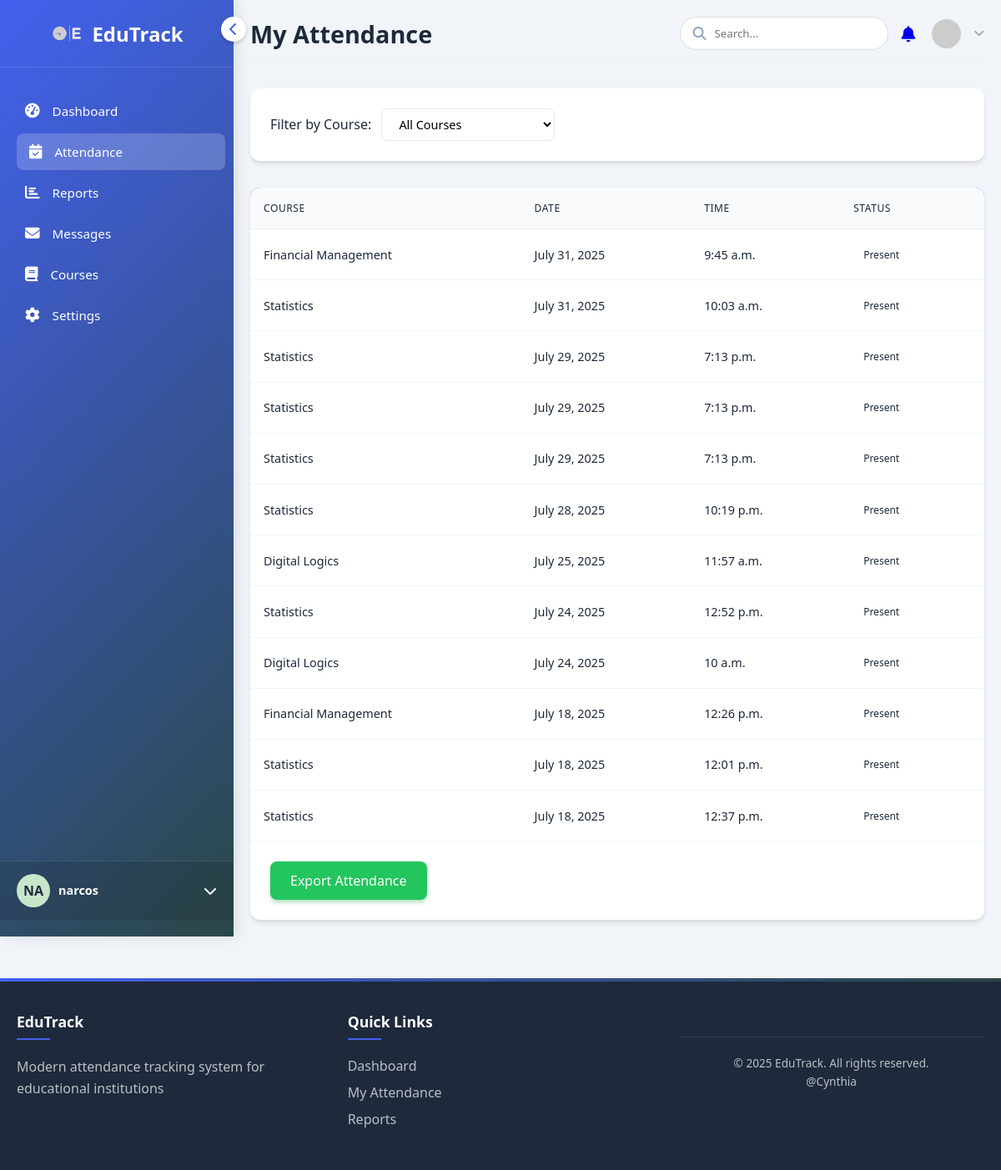
Page /attendance/ (signed in) on the committed database.
### dashboard/models.py (models this page shows, shortened)
class Attendance(models.Model):
    STATUS_CHOICES = [
        ('present', 'Present'),
        ('late', 'Late'),
        ('absent', 'Absent'),
    ]
    student = models.ForeignKey(User, on_delete=models.CASCADE)
    course = models.ForeignKey(Course, on_delete=models.CASCADE)
    session = models.ForeignKey(ClassSession, on_delete=models.CASCADE, null=True, blank=True)
    date = models.DateField()
    time = models.TimeField()
    status = models.CharField(max_length=10, choices=STATUS_CHOICES)
    reason = models.TextField(blank=True, null=True)
    created_at = models.DateTimeField(auto_now_add=True)
    class Meta:
        unique_together = ('student', 'course', 'date', 'time')
        ordering = ['-created_at']

class Course(models.Model):
    name = models.CharField(max_length=100)
    code = models.CharField(max_length=10, unique=True)
    description = models.TextField(blank=True)
    teacher = models.ForeignKey(
        User, on_delete=models.CASCADE, null=True, blank=True, limit_choices_to={'profile__role': 'TEACHER'}, related_name='courses_taught'
    )
    students = models.ManyToManyField(
        User, related_name='courses_enrolled', blank=True,
        limit_choices_to={'profile__role': 'STUDENT'}
    )

### dashboard/views.py (the view)
# urls.py: path('attendance/', views.attendance_list, name='attendance_list'),
@login_required
def attendance_list(request):
    role = request.user.profile.role
    if role == 'STUDENT':
        courses = request.user.courses_enrolled.all()
    elif role == 'TEACHER':
        courses = Course.objects.filter(teacher=request.user)
    else:
        courses = Course.objects.all()
    selected_course = request.GET.get('course')
    if selected_course:
        sessions = ClassSession.objects.filter(course_id=selected_course)
    else:
        sessions = ClassSession.objects.filter(course__in=courses)
    if role == 'STUDENT':
        attendances = Attendance.objects.filter(student=request.user, course__in=courses)
    else:
        attendances = Attendance.objects.filter(course__in=courses)
    return render(request, 'dashboard/attendance_list.html', {
        'courses': courses,
        'selected_course': selected_course,
        'attendances': attendances,
    })

### dashboard/templates/dashboard/attendance_list.html (shortened to what this page needs)
{% extends "dashboard/base.html" %}
{% block page_title %}My Attendance{% endblock %}
{% block content %}
<div class="filter-bar">
    <form method="get">
        <label for="course">Filter by Course:</label>
        <select name="course" id="course" onchange="this.form.submit()">
            <option value="">All Courses</option>
        </select>
    </form>
</div>
<div class="table-responsive">
    <table>
        <thead>
            <tr>
                <th>Course</th>
                <th>Date</th>
                <th>Time</th>
                <th>Status</th>
            </tr>
        </thead>
        <tbody>
            {% for attendance in attendances %}
                <tr>
                    <td>{{ attendance.course.name }}</td>
                    <td>{{ attendance.date }}</td>
                    <td>{{ attendance.time }}</td>
                    <td>
                        <span class="status-badge
                            ">
                            {{ attendance.get_status_display }}
                        </span>
                    </td>
                </tr>
            {% empty %}
                <tr><td colspan="4">No attendance records found.</td></tr>
            {% endfor %}
        </tbody>
    </table>
    <a href="{% url 'export_attendance' %}" class="btn btn-success">
        Export Attendance
    </a>
</div>
{% endblock %}

### dashboard/templates/dashboard/base.html (shortened to what this page needs)
<!DOCTYPE html>
<html lang="en">
<head>
    {% load static %}
    <link rel="stylesheet" href="https://cdnjs.cloudflare.com/ajax/libs/font-awesome/6.4.0/css/all.min.css">
</head>
<body>
    <div class="container">
        <div class="sidebar" id="sidebar">
            <div class="toggle-sidebar" id="toggleSidebar">
                <i class="fas fa-chevron-left"></i>
            </div>
            <div class="logo">
                <img src="{% static 'dashboard/logo-.png' %}" alt="Logo">
                <h1>EduTrack</h1>
            </div>
            <div class="menu">
                <a href="{% url 'dashboard' %}" class="menu-item {% if request.resolver_match.url_name == 'dashboard' %}active{% endif %}">
                    <i class="fas fa-tachometer-alt"></i>
                    <span>Dashboard</span>
                </a>
                <a href="{% url 'attendance_list' %}" class="menu-item {% if request.resolver_match.url_name == 'attendance_list' %}active{% endif %}">
                    <i class="fas fa-calendar-check"></i>
                    <span>Attendance</span>
                </a>
                <a href="{% url 'reports' %}" class="menu-item {% if request.resolver_match.url_name == 'reports' %}active{% endif %}">
                    <i class="fas fa-chart-bar"></i>
                    <span>Reports</span>
                </a>
                <a href="{% url 'messages' %}" class="menu-item {% if request.resolver_match.url_name == 'messages' %}active{% endif %}">
                    <i class="fas fa-envelope"></i>
                    <span>Messages</span>
                </a>
                <a href="{% url 'courses' %}" class="menu-item {% if request.resolver_match.url_name == 'courses' %}active{% endif %}">
                    <i class="fas fa-book"></i>
                    <span>Courses</span>
                </a>
                <a href="{% url 'settings' %}" class="menu-item {% if request.resolver_match.url_name == 'settings' %}active{% endif %}">
                    <i class="fas fa-cog"></i>
                    <span>Settings</span>
                </a>
            </div>
            <div class="user-profile">
                <div class="user-avatar">
                    {% if request.user.get_full_name %}
                        {{ request.user.get_full_name|slice:":2"|upper }}
                    {% else %}
                        {{ request.user.username|slice:":2"|upper }}
                    {% endif %}
                </div>
                <div class="user-info">
                    <div class="user-name">{{ request.user.get_full_name|default:request.user.username }}</div>
                </div>
                <i class="fas fa-chevron-down"></i>
            </div>
        </div>
        <div class="main-content" id="mainContent">
            <div class="header">
                <h1 class="page-title">{% block page_title %}{% endblock %}</h1>
                <div class="header-actions">
                  <div>
                    <form method="GET" action="{% url 'search_results' %}" class="search-bar">
                        <i class="fas fa-search"></i>
                        <input
                            type="text"
                            name="q"
                            placeholder="Search..."
                            value="{{ request.GET.q }}"
                            required
                        >
                    </form>
                  </div>
                    <div class="notification-bell">
                        <a href="{% url 'view_notifications' %}">
                            <i class="fas fa-bell"></i>
                        </a>
                    </div>
                    <div class="user-dropdown">
                        <img src="https://via.placeholder.com/35" alt="User">
                        <i class="fas fa-chevron-down"></i>
                    </div>
                </div>
            </div>
            {% block content %}{% endblock %}
        </div>
    </div>
{% block show_footer %}
<footer class="attendance-footer">
    <div class="footer-content">
        <div class="footer-section">
            <h4>EduTrack</h4>
            <p>Modern attendance tracking system for educational institutions</p>
        </div>
        <div class="footer-section">
            <h4>Quick Links</h4>
            <ul>
                <li><a href="{% url 'dashboard' %}">Dashboard</a></li>
                <li><a href="{% url 'attendance_list' %}">My Attendance</a></li>
                <li><a href="{% url 'reports' %}">Reports</a></li>
            </ul>
        </div>
        <div class="footer-section">
            <p class="copyright">&copy; {% now "Y" %} EduTrack. All rights reserved.<br>@Cynthia </p>
        </div>
    </div>
</footer>
{% endblock %}
</body>
</html>

### dashboard/templates/dashboard/attendance_list.html (style rules this page uses)
:root { --primary: #4361ee; --primary-light: #eef2ff; --success: #22c55e; --warning: #f59e0b; --danger: #ef4444; --dark: #1e293b; --light: #f8fafc; --gray: #94a3b8; }
body { font-family: 'Inter', sans-serif; background-color: #f1f5f9; color: var(--dark); }
.filter-bar { background: white; padding: 1.5rem; border-radius: 12px; box-shadow: 0 4px 6px -1px rgba(0, 0, 0, 0.1), 0 2px 4px -1px rgba(0, 0, 0, 0.06); margin-bottom: 2rem; transition: all 0.3s ease; }
.filter-bar label { font-weight: 500; margin-right: 0.5rem; color: var(--dark); }
.filter-bar select { padding: 0.5rem 1rem; border-radius: 8px; border: 1px solid #e2e8f0; background-color: white; font-size: 0.9rem; transition: all 0.3s ease; cursor: pointer; }
.table-responsive { background: white; border-radius: 12px; overflow: hidden; box-shadow: 0 4px 6px -1px rgba(0, 0, 0, 0.1), 0 2px 4px -1px rgba(0, 0, 0, 0.06); transition: transform 0.3s ease; }
table { width: 100%; border-collapse: collapse; }
thead { background-color: var(--primary); color: white; }
th { padding: 1rem; text-align: left; font-weight: 500; text-transform: uppercase; font-size: 0.75rem; letter-spacing: 0.05em; }
td { padding: 1rem; border-bottom: 1px solid #f1f5f9; font-size: 0.9rem; }
tbody tr { transition: all 0.2s ease; }
.status-badge { display: inline-block; padding: 0.35rem 0.75rem; border-radius: 9999px; font-size: 0.75rem; font-weight: 500; text-transform: capitalize; animation: fadeIn 0.5s ease; }
.btn { display: inline-block; padding: 0.75rem 1.5rem; background-color: var(--success); color: white; text-decoration: none; border-radius: 8px; font-weight: 500; margin: 1.5rem; transition: all 0.3s ease; box-shadow: 0 4px 6px -1px rgba(22, 163, 74, 0.3), 0 2px 4px -1px rgba(22, 163, 74, 0.1); }

### rows in the picture
Attendance: course.name "Financial Management", date "July 31, 2025", time "9:45 a.m.", status "Present"
Attendance: course.name "Statistics", date "July 31, 2025", time "10:03 a.m.", status "Present"
Attendance: course.name "Statistics", date "July 29, 2025", time "7:13 p.m.", status "Present"
Attendance: course.name "Statistics", date "July 29, 2025", time "7:13 p.m.", status "Present"
Attendance: course.name "Statistics", date "July 29, 2025", time "7:13 p.m.", status "Present"
Attendance: course.name "Statistics", date "July 28, 2025", time "10:19 p.m.", status "Present"
Attendance: course.name "Digital Logics", date "July 25, 2025", time "11:57 a.m.", status "Present"
Attendance: course.name "Statistics", date "July 24, 2025", time "12:52 p.m.", status "Present"
Attendance: course.name "Digital Logics", date "July 24, 2025", time "10 a.m.", status "Present"
Attendance: course.name "Financial Management", date "July 18, 2025", time "12:26 p.m.", status "Present"
Attendance: course.name "Statistics", date "July 18, 2025", time "12:01 p.m.", status "Present"
Attendance: course.name "Statistics", date "July 18, 2025", time "12:37 p.m.", status "Present"

### other values in the picture
{{ request.user.username|slice:":2"|upper }} "NA"
{{ request.user.get_full_name|default:request.user.username }} "narcos"
